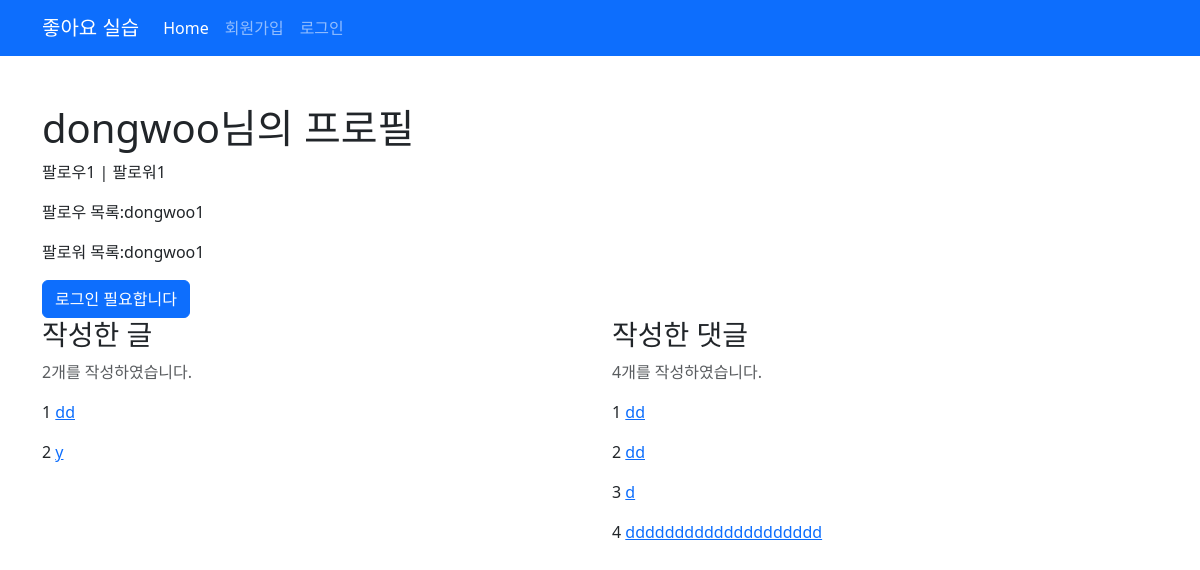
Screenshot of /accounts/1/ with the database file from the repository.
### accounts/models.py (models this page shows)
class User(AbstractUser):
    followings = models.ManyToManyField('self',symmetrical=False, related_name='followers')

### articles/models.py (models this page shows)
class Article(models.Model):
    title = models.CharField(max_length=20)
    content = models.TextField()
    user = models.ForeignKey(settings.AUTH_USER_MODEL, on_delete=models.CASCADE)
    like_users= models.ManyToManyField(settings.AUTH_USER_MODEL, related_name='like_articles')

class Comment(models.Model):
    content = models.TextField()
    created_at = models.DateTimeField(auto_now_add=True)
    article = models.ForeignKey(Article, on_delete=models.CASCADE)
    user = models.ForeignKey(settings.AUTH_USER_MODEL, on_delete=models.CASCADE)

### accounts/views.py (the view)
# urls.py: path('<int:pk>/', views.detail, name='detail'),
def detail(request, pk):
    user = get_user_model().objects.get(pk=pk)
    context = {
        'user': user
    }
    return render(request, 'accounts/detail.html', context)

### accounts/templates/accounts/detail.html (shortened to what this page needs)
{% extends 'base.html' %}
{% load django_bootstrap5 %}
{% block body %}
  <h1>{{ user.username }}님의 프로필</h1>
  <p>팔로우{{ user.followings.count }} | 팔로워{{ user.followers.count }}</p>
  {% for i in user.followings.all  %}
  <p>팔로우 목록:{{ i }}</p>
  {% endfor %}
  {% for i in user.followers.all  %}
  <p>팔로워 목록:{{ i }}</p>
  {% endfor %}
  {% if request.user != user %}
  <form action="{% url 'accounts:follow' user.pk %}" methdo="POST">
  {% if request.user.is_authenticated %}
    {% csrf_token %}
      {% if request.user in user.followers.all %}
        {% bootstrap_button button_type="submit" content="팔로우 취소"%}
      {% else %}
        {% bootstrap_button button_type="submit" content="팔로우"%}
      {% endif %}
  </form>
  {% else %}
    {% bootstrap_button button_type="submit" content="로그인 필요합니다"%}
  {% endif %}
  {% endif %}
  <div class="row">
    <div class="col-6">
      <h3>작성한 글</h3>
      <p class="text-muted">{{ user.article_set.count }}개를 작성하였습니다.</p>
      {% for article in user.article_set.all %}
        <p>
          {{ forloop.counter }}
          <a href="{% url 'articles:detail' article.pk %}">{{ article.title }}</a>
        </p>
      {% endfor %}
    </div>
    <div class="col-6">
      <h3>작성한 댓글</h3>
      <p class="text-muted">{{ user.comment_set.count }}개를 작성하였습니다.</p>
      {% for comment in user.comment_set.all %}
        <p>
          {{ forloop.counter }}
          <a href="{% url 'articles:detail' comment.article_id %}">{{ comment.content }}</a>
        </p>
      {% endfor %}
    </div>
  </div>
{% endblock body %}

### pjt/templates/base.html (shortened to what this page needs)
{% load django_bootstrap5 %}
<!DOCTYPE html>
<html lang="ko">
  <head>
    {% bootstrap_css %}
  </head>
  <body>
    <nav class="navbar navbar-expand-lg bg-primary navbar-dark">
      <div class="container">
        <a class="navbar-brand">좋아요 실습</a>
        <div class="collapse navbar-collapse" id="navbarNav">
          <ul class="navbar-nav">
            <li class="nav-item">
              <a class="nav-link active" aria-current="page" href="{% url 'articles:index' %}">Home</a>
            </li>
            {% if request.user.is_authenticated %}
              <li class="nav-item">
                <a class="nav-link" href="{% url 'accounts:detail' request.user.pk %}">{{ request.user }}</a>
              </li>
              <li class="nav-item">
                <a class="nav-link" href="{% url 'accounts:logout' %}">로그아웃</a>
              </li>
            {% else %}
              <li class="nav-item">
                <a class="nav-link" href="{% url 'accounts:signup'%}">회원가입</a>
              </li>
              <li class="nav-item">
                <a class="nav-link" href="{% url 'accounts:login' %}">로그인</a>
              </li>
            {% endif %}
          </ul>
        </div>
      </div>
    </nav>
    <div class="container my-5">
      {% block body %}{% endblock body %}
    </div>
  </body>
</html>

### rows the page displays
User: username "dongwoo", followings.count "1", followers.count "1", article_set.count "2", comment_set.count "4"
User: username "dongwoo1"
Article: title "dd"
Article: title "y"
Comment: content "dd"
Comment: content "dd"
Comment: content "d"
Comment: content "dddddddddddddddddddd"
